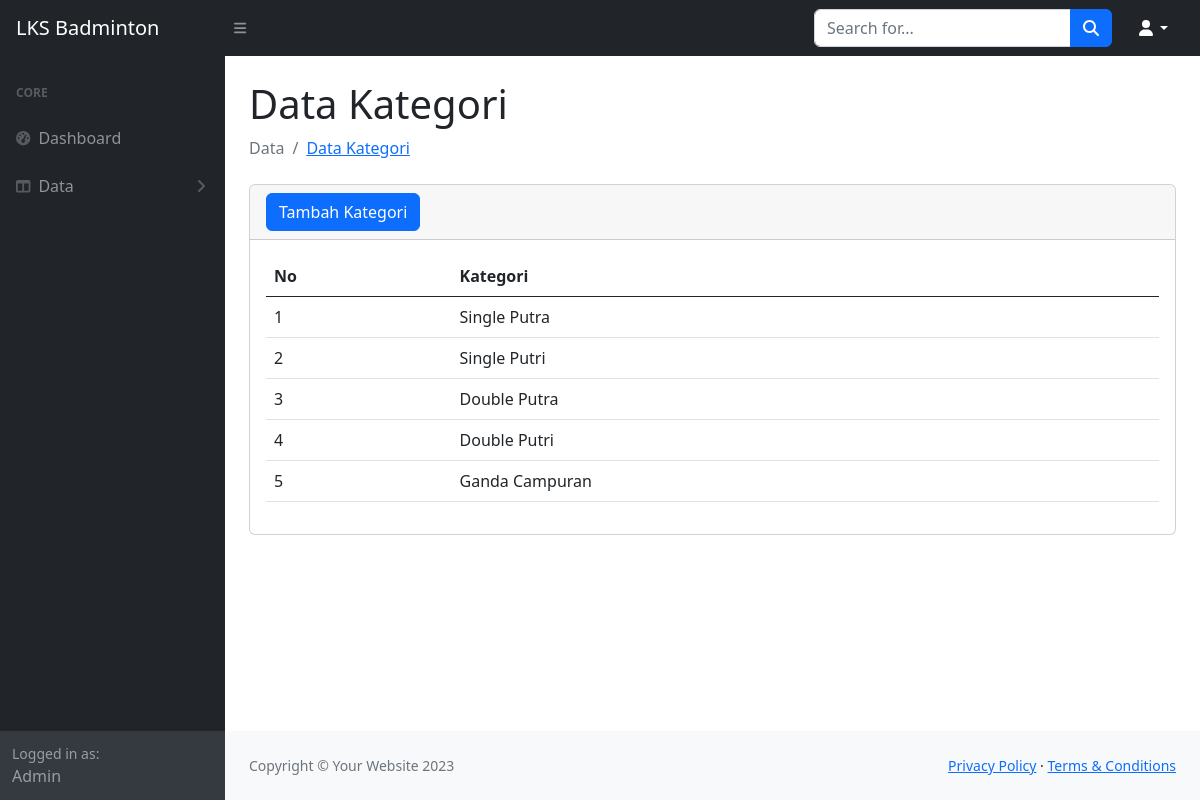
The page /admin/kategori.php on the database its author committed.
### tables this page shows
CREATE TABLE `kategori` (
  `idkategori` int(11) NOT NULL,
  `jeniskategori` varchar(100) NOT NULL
);

### admin/kategori.php (the view, shortened to what this page needs)
<?php
require '../database/db.php';
?>
<!DOCTYPE html>
<html lang="en">
<head>
    <link href="https://cdn.jsdelivr.net/npm/bootstrap@5.0.2/dist/css/bootstrap.min.css" rel="stylesheet">
    <link rel="stylesheet" href="https://cdnjs.cloudflare.com/ajax/libs/bootstrap-icons/1.7.2/bootstrap-icons.min.css">
    <link href="https://cdn.jsdelivr.net/npm/simple-datatables@7.1.2/dist/style.min.css" rel="stylesheet" />
    <link href="../assets/css/styles.css" rel="stylesheet" />
    <link rel="stylesheet" href="../assets/css/custom-css.css">
</head>
<body class="sb-nav-fixed">
    <nav class="sb-topnav navbar navbar-expand navbar-dark bg-dark">
        <a class="navbar-brand ps-3" href="home.php">LKS Badminton</a>
        <button class="btn btn-link btn-sm order-1 order-lg-0 me-4 me-lg-0" id="sidebarToggle" href="#!"><i class="fas fa-bars"></i></button>
        <form class="d-none d-md-inline-block form-inline ms-auto me-0 me-md-3 my-2 my-md-0">
            <div class="input-group">
                <input class="form-control" type="text" placeholder="Search for..." aria-label="Search for..." aria-describedby="btnNavbarSearch" />
                <button class="btn btn-primary" id="btnNavbarSearch" type="button"><i class="fas fa-search"></i></button>
            </div>
        </form>
        <ul class="navbar-nav ms-auto ms-md-0 me-3 me-lg-4">
            <li class="nav-item dropdown">
                <a class="nav-link dropdown-toggle" id="navbarDropdown" href="#" role="button" data-bs-toggle="dropdown" aria-expanded="false"><i class="fas fa-user fa-fw"></i></a>
            </li>
        </ul>
    </nav>
    <div id="layoutSidenav">
        <div id="layoutSidenav_nav">
            <nav class="sb-sidenav accordion sb-sidenav-dark" id="sidenavAccordion">
                <div class="sb-sidenav-menu">
                    <div class="nav">
                        <div class="sb-sidenav-menu-heading">Core</div>
                        <a class="nav-link" href="home.php">
                            <div class="sb-nav-link-icon"><i class="fas fa-tachometer-alt"></i></div>
                            Dashboard
                        </a>
                        <a class="nav-link collapsed" href="#" data-bs-toggle="collapse" data-bs-target="#collapseLayouts" aria-expanded="false" aria-controls="collapseLayouts">
                            <div class="sb-nav-link-icon"><i class="fas fa-columns"></i></div>
                            Data
                            <div class="sb-sidenav-collapse-arrow"><i class="fas fa-angle-down"></i></div>
                        </a>
                    </div>
                </div>
                <div class="sb-sidenav-footer">
                    <div class="small">Logged in as:</div>
                    Admin
                </div>
            </nav>
        </div>
        <div id="layoutSidenav_content">
            <main>
                <div class="container-fluid px-4">
                    <h1 class="mt-4">Data Kategori</h1>
                    <ol class="breadcrumb mb-4">
                        <li class="breadcrumb-item active">Data</li>
                        <li class="breadcrumb-item"><a href="kategori.php">Data Kategori</a></li>
                    </ol>
                    <div class="card mb-4">
                        <div class="card-header">
                            <button type="button" class="btn btn-primary" data-bs-toggle="modal" data-bs-target="#exampleModal">
                                Tambah Kategori
                            </button>
                        </div>
                        <div class="card-body">
                            <table class="table table-white table-hover" id="datatablesSimple">
                                <thead>
                                    <tr>
                                        <th>No</th>
                                        <th>Kategori</th>
                                    </tr>
                                </thead>
                                <tbody>
                                    <?php
                                    $result = mysqli_query($conn, "SELECT * FROM kategori");
                                    $i = 1;
                                    while ($row = mysqli_fetch_assoc($result)) {
                                        echo '<tr>';
                                        echo '<td>' . $i++  . '</td>';
                                        echo '<td>' . $row['jeniskategori'] . '</td>';
                                        echo '</tr>';
                                    }
                                    ?>
                                </tbody>
                            </table>
                        </div>
                    </div>
                </div>
            </main>
            <footer class="py-4 bg-light mt-auto">
                <div class="container-fluid px-4">
                    <div class="d-flex align-items-center justify-content-between small">
                        <div class="text-muted">Copyright &copy; Your Website 2023</div>
                        <div>
                            <a href="#">Privacy Policy</a>
                            &middot;
                            <a href="#">Terms &amp; Conditions</a>
                        </div>
                    </div>
                </div>
            </footer>
        </div>
    </div>
</body>
</html>

### assets/css/custom-css.css (style rules this page uses)
.navbar-dark .navbar-nav .nav-link { color: #fff; }

### rows shown on the page
kategori: jeniskategori "Single Putra"
kategori: jeniskategori "Single Putri"
kategori: jeniskategori "Double Putra"
kategori: jeniskategori "Double Putri"
kategori: jeniskategori "Ganda Campuran"
